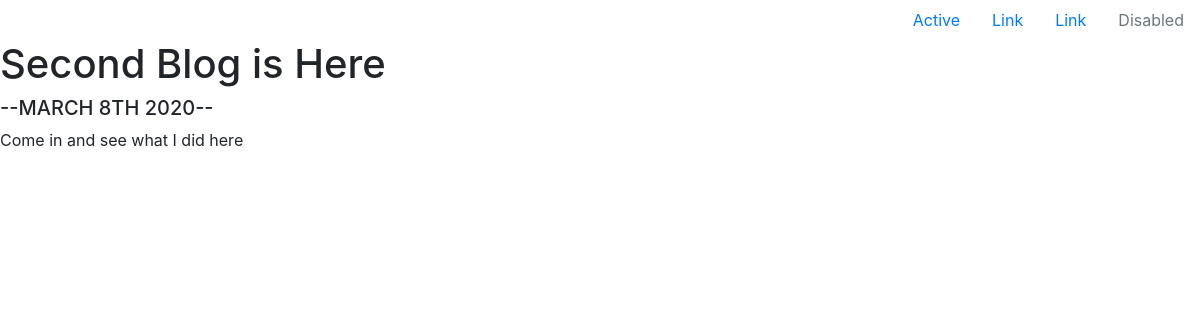
The app's page /blog/2/ with its own data.
### blog/models.py (models this page shows, shortened)
class Blog(models.Model):
    title = models.CharField(max_length=30)
    description= models.TextField()
    date = models.DateField()

### blog/views.py (the view)
# urls.py: path('<int:blog_id>/',views.detail,name='detail'),
def detail(request,blog_id):
    blog = get_object_or_404(Blog ,pk=blog_id)
    return render(request,'blog/detail.html',{'blog':blog})

### blog/templates/blog/detail.html (shortened to what this page needs)
<!DOCTYPE html>
{% extends 'portfolio/base.html' %}
    {% block content %}
    <div>
        <h1>{{ blog.title }}</h1>
        <h5> --{{ blog.date|date:'F jS Y'|upper }}-- </h5>
        <p>{{ blog.description|safe }}</p>
    </div>
    {% endblock content %}

### records on screen
Blog: title "Second Blog is Here", date "MARCH 8TH 2020", description "Come in and see what I did here"
